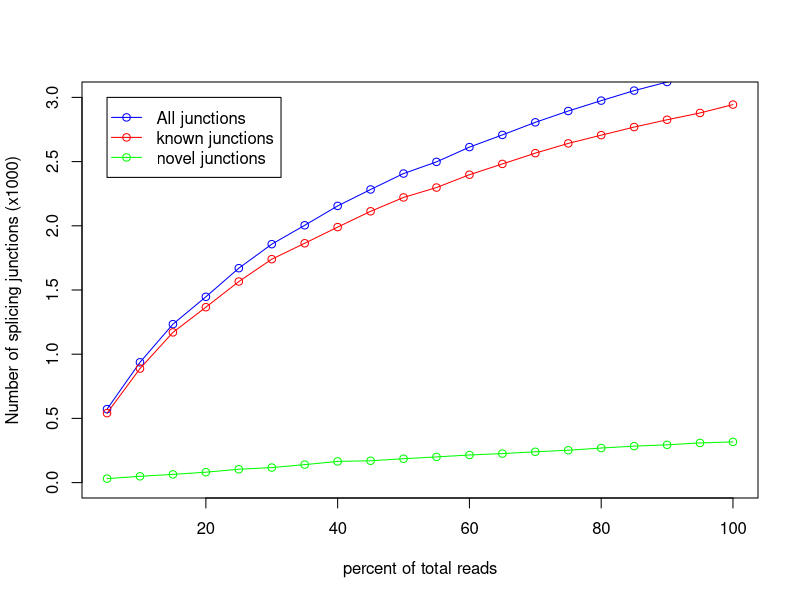

The R source for this figure:
pdf('output/test.junctionSaturation_plot.pdf')
x=c(5,10,15,20,25,30,35,40,45,50,55,60,65,70,75,80,85,90,95,100)
y=c(541,888,1170,1366,1566,1740,1864,1990,2113,2221,2298,2398,2482,2566,2642,2706,2769,2826,2879,2944)
z=c(572,937,1234,1447,1670,1857,2004,2155,2283,2407,2498,2613,2708,2806,2894,2975,3053,3120,3188,3261)
w=c(31,49,64,81,104,117,140,165,170,186,200,215,226,240,252,269,284,294,309,317)
m=max(3,3,0)
n=min(0,0,0)
plot(x,z/1000,xlab='percent of total reads',ylab='Number of splicing junctions (x1000)',type='o',col='blue',ylim=c(n,m))
points(x,y/1000,type='o',col='red')
points(x,w/1000,type='o',col='green')
legend(5,3, legend=c("All junctions","known junctions", "novel junctions"),col=c("blue","red","green"),lwd=1,pch=1)
dev.off()
